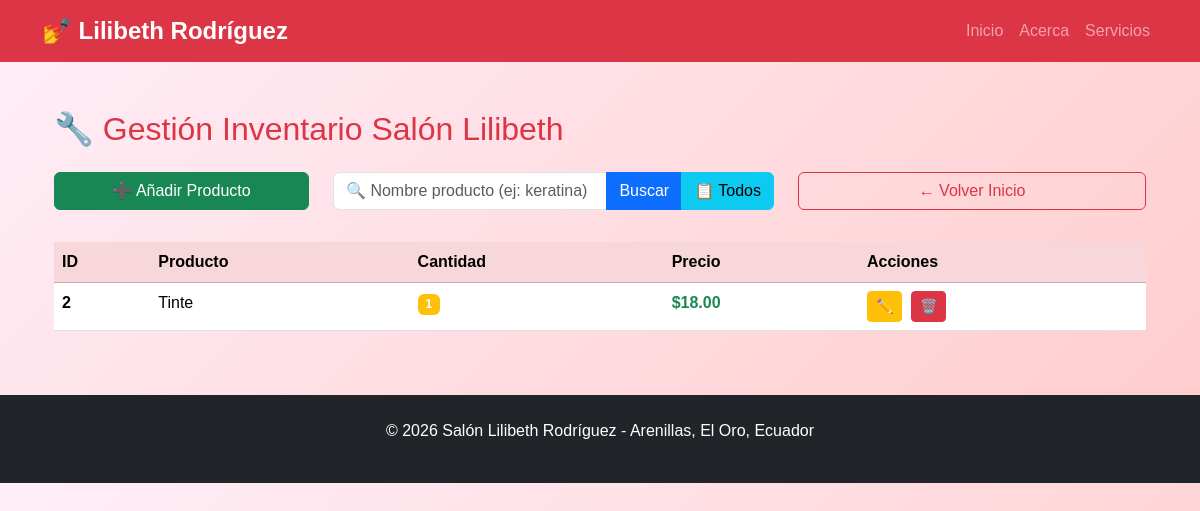
The page /admin/buscar/Tinte on the database its author committed.
### tables this page shows
CREATE TABLE productos (
            id_producto INTEGER PRIMARY KEY AUTOINCREMENT,
            nombre TEXT NOT NULL,
            cantidad INTEGER NOT NULL,
            precio REAL NOT NULL
        );

### app.py (the view)
@app.route('/admin/buscar/<nombre>')
def admin_buscar(nombre):
    if nombre.strip():
        productos = buscar_producto(nombre)
    else:
        productos = get_inventario()
    return render_template('admin/inventario.html', productos=productos)

### database.py (called while the page is built)
def buscar_producto(nombre):
    conn = sqlite3.connect('salon.db')
    cursor = conn.cursor()
    cursor.execute("SELECT * FROM productos WHERE nombre LIKE ?", (f'%{nombre}%',))
    rows = cursor.fetchall()
    conn.close()
    return [Producto(*row) for row in rows]

### templates/admin/inventario.html (shortened to what this page needs)
{% extends "base.html" %}
{% block content %}
<div class="container">
    <h2 class="text-danger mb-4">🔧 Gestión Inventario Salón Lilibeth</h2>
    <div class="row mb-4">
        <div class="col-md-3">
            <button class="btn btn-success w-100 mb-2" data-bs-toggle="modal" data-bs-target="#añadirModal">
                ➕ Añadir Producto
            </button>
        </div>
        <div class="col-md-5">
            <div class="input-group">
                <input type="text" id="buscarInput" class="form-control" placeholder="🔍 Nombre producto (ej: keratina)">
                <button class="btn btn-primary" onclick="buscarProducto()">Buscar</button>
                <button class="btn btn-info" onclick="mostrarTodos()">📋 Todos</button>
            </div>
        </div>
        <div class="col-md-4">
            <a href="/" class="btn btn-outline-danger w-100">← Volver Inicio</a>
        </div>
    </div>
    <div class="table-responsive">
        <table class="table table-hover">
            <thead class="table-danger">
                <tr>
                    <th>ID</th>
                    <th>Producto</th>
                    <th>Cantidad</th>
                    <th>Precio</th>
                    <th>Acciones</th>
                </tr>
            </thead>
            <tbody id="productosBody">
                {% for producto in productos %}
                <tr>
                    <td><strong>{{ producto.id_producto }}</strong></td>
                    <td>{{ producto.nombre }}</td>
                    <td><span class="badge bg-warning">{{ producto.cantidad }}</span></td>
                    <td><strong class="text-success">${{ "%.2f"|format(producto.precio) }}</strong></td>
                    <td>
                        <button class="btn btn-warning btn-sm me-1" onclick="editar({{ producto.id_producto }}, '{{ producto.nombre }}', {{ producto.cantidad }}, {{ producto.precio }})">✏️</button>
                        <button class="btn btn-danger btn-sm" onclick="eliminar({{ producto.id_producto }})">🗑️</button>
                    </td>
                </tr>
                {% endfor %}
            </tbody>
        </table>
    </div>
</div>
{% endblock %}

### static/styles.css (style rules this page uses)
body { font-family: 'Arial', sans-serif; background: linear-gradient(135deg, #ffeef8 0%, #ffcccb 100%); }

### rows shown on the page
productos: id_producto "2", nombre "Tinte", cantidad "1", precio "18.00"
